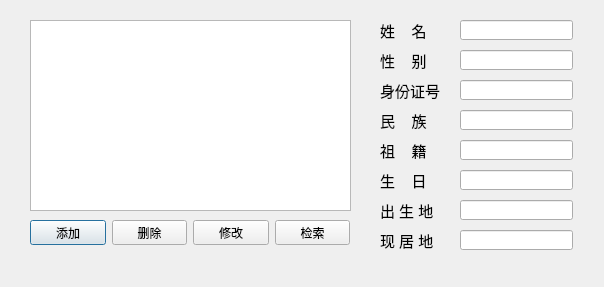
<?xml version="1.0" encoding="UTF-8"?>
<ui version="4.0">
 <class>RKctrl</class>
 <widget class="QDialog" name="RKctrl">
  <property name="geometry">
   <rect>
    <x>0</x>
    <y>0</y>
    <width>604</width>
    <height>287</height>
   </rect>
  </property>
  <property name="windowTitle">
   <string>Dialog</string>
  </property>
  <widget class="QTableView" name="tableView">
   <property name="geometry">
    <rect>
     <x>30</x>
     <y>20</y>
     <width>321</width>
     <height>191</height>
    </rect>
   </property>
  </widget>
  <widget class="QLabel" name="label">
   <property name="geometry">
    <rect>
     <x>380</x>
     <y>20</y>
     <width>81</width>
     <height>21</height>
    </rect>
   </property>
   <property name="font">
    <font>
     <pointsize>11</pointsize>
    </font>
   </property>
   <property name="text">
    <string>姓    名</string>
   </property>
  </widget>
  <widget class="QLabel" name="label_2">
   <property name="geometry">
    <rect>
     <x>380</x>
     <y>50</y>
     <width>71</width>
     <height>21</height>
    </rect>
   </property>
   <property name="font">
    <font>
     <pointsize>11</pointsize>
    </font>
   </property>
   <property name="text">
    <string>性    别</string>
   </property>
  </widget>
  <widget class="QLabel" name="label_3">
   <property name="geometry">
    <rect>
     <x>380</x>
     <y>80</y>
     <width>61</width>
     <height>21</height>
    </rect>
   </property>
   <property name="font">
    <font>
     <pointsize>11</pointsize>
    </font>
   </property>
   <property name="text">
    <string>身份证号</string>
   </property>
  </widget>
  <widget class="QLabel" name="label_4">
   <property name="geometry">
    <rect>
     <x>380</x>
     <y>110</y>
     <width>71</width>
     <height>21</height>
    </rect>
   </property>
   <property name="font">
    <font>
     <pointsize>11</pointsize>
    </font>
   </property>
   <property name="text">
    <string>民    族</string>
   </property>
  </widget>
  <widget class="QLabel" name="label_5">
   <property name="geometry">
    <rect>
     <x>380</x>
     <y>140</y>
     <width>71</width>
     <height>21</height>
    </rect>
   </property>
   <property name="font">
    <font>
     <pointsize>11</pointsize>
    </font>
   </property>
   <property name="text">
    <string>祖    籍</string>
   </property>
  </widget>
  <widget class="QLabel" name="label_6">
   <property name="geometry">
    <rect>
     <x>380</x>
     <y>170</y>
     <width>71</width>
     <height>21</height>
    </rect>
   </property>
   <property name="font">
    <font>
     <pointsize>11</pointsize>
    </font>
   </property>
   <property name="text">
    <string>生    日</string>
   </property>
  </widget>
  <widget class="QLabel" name="label_7">
   <property name="geometry">
    <rect>
     <x>380</x>
     <y>200</y>
     <width>71</width>
     <height>21</height>
    </rect>
   </property>
   <property name="font">
    <font>
     <pointsize>11</pointsize>
    </font>
   </property>
   <property name="text">
    <string>出 生 地</string>
   </property>
  </widget>
  <widget class="QLabel" name="label_8">
   <property name="geometry">
    <rect>
     <x>380</x>
     <y>230</y>
     <width>71</width>
     <height>21</height>
    </rect>
   </property>
   <property name="font">
    <font>
     <pointsize>11</pointsize>
    </font>
   </property>
   <property name="text">
    <string>现 居 地</string>
   </property>
  </widget>
  <widget class="QLineEdit" name="name">
   <property name="geometry">
    <rect>
     <x>460</x>
     <y>20</y>
     <width>113</width>
     <height>20</height>
    </rect>
   </property>
  </widget>
  <widget class="QLineEdit" name="sex">
   <property name="geometry">
    <rect>
     <x>460</x>
     <y>50</y>
     <width>113</width>
     <height>20</height>
    </rect>
   </property>
  </widget>
  <widget class="QLineEdit" name="id">
   <property name="geometry">
    <rect>
     <x>460</x>
     <y>80</y>
     <width>113</width>
     <height>20</height>
    </rect>
   </property>
  </widget>
  <widget class="QLineEdit" name="nation">
   <property name="geometry">
    <rect>
     <x>460</x>
     <y>110</y>
     <width>113</width>
     <height>20</height>
    </rect>
   </property>
  </widget>
  <widget class="QLineEdit" name="province">
   <property name="geometry">
    <rect>
     <x>460</x>
     <y>140</y>
     <width>113</width>
     <height>20</height>
    </rect>
   </property>
  </widget>
  <widget class="QLineEdit" name="birdate">
   <property name="geometry">
    <rect>
     <x>460</x>
     <y>170</y>
     <width>113</width>
     <height>20</height>
    </rect>
   </property>
  </widget>
  <widget class="QLineEdit" name="birplace">
   <property name="geometry">
    <rect>
     <x>460</x>
     <y>200</y>
     <width>113</width>
     <height>20</height>
    </rect>
   </property>
  </widget>
  <widget class="QLineEdit" name="ads">
   <property name="geometry">
    <rect>
     <x>460</x>
     <y>230</y>
     <width>113</width>
     <height>20</height>
    </rect>
   </property>
  </widget>
  <widget class="QWidget" name="">
   <property name="geometry">
    <rect>
     <x>30</x>
     <y>220</y>
     <width>320</width>
     <height>25</height>
    </rect>
   </property>
   <layout class="QHBoxLayout" name="horizontalLayout">
    <item>
     <widget class="QPushButton" name="add">
      <property name="text">
       <string>添加</string>
      </property>
     </widget>
    </item>
    <item>
     <widget class="QPushButton" name="delete_2">
      <property name="text">
       <string>删除</string>
      </property>
     </widget>
    </item>
    <item>
     <widget class="QPushButton" name="change">
      <property name="text">
       <string>修改</string>
      </property>
     </widget>
    </item>
    <item>
     <widget class="QPushButton" name="search">
      <property name="text">
       <string>检索</string>
      </property>
     </widget>
    </item>
   </layout>
  </widget>
 </widget>
 <resources/>
 <connections/>
</ui>
